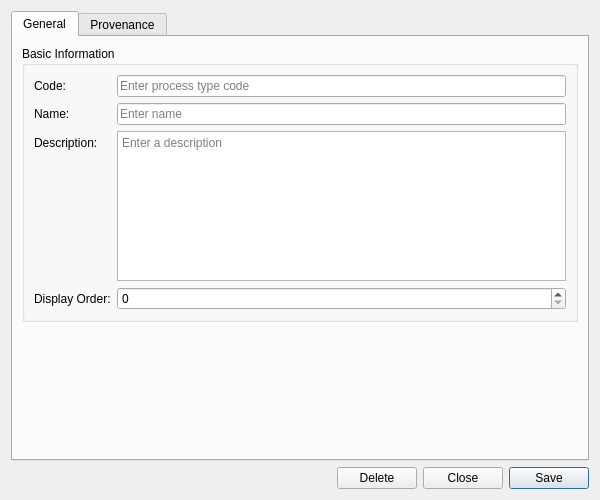
<?xml version="1.0" encoding="UTF-8"?>
<ui version="4.0">
 <class>YieldCurveProcessTypeDetailDialog</class>
 <widget class="QWidget" name="YieldCurveProcessTypeDetailDialog">
  <property name="geometry">
   <rect>
    <x>0</x>
    <y>0</y>
    <width>600</width>
    <height>500</height>
   </rect>
  </property>
  <property name="sizePolicy">
   <sizepolicy hsizetype="Preferred" vsizetype="Preferred">
    <horstretch>0</horstretch>
    <verstretch>0</verstretch>
   </sizepolicy>
  </property>
  <property name="minimumSize">
   <size>
    <width>600</width>
    <height>500</height>
   </size>
  </property>
  <property name="windowTitle">
   <string>Yield Curve Process Type Details</string>
  </property>
  <layout class="QVBoxLayout" name="verticalLayout">
   <item>
    <widget class="QTabWidget" name="tabWidget">
     <property name="currentIndex"><number>0</number></property>
     <widget class="QWidget" name="generalTab">
      <attribute name="title"><string>General</string></attribute>
      <layout class="QVBoxLayout" name="generalLayout">
       <item>
        <widget class="QGroupBox" name="basicInfoGroup">
         <property name="title">
          <string>Basic Information</string>
         </property>
         <layout class="QFormLayout" name="formLayout">
          <item row="0" column="0">
           <widget class="QLabel" name="labelCode">
            <property name="text">
             <string>Code:</string>
            </property>
           </widget>
          </item>
          <item row="0" column="1">
           <widget class="QLineEdit" name="codeEdit">
            <property name="placeholderText">
             <string>Enter process type code</string>
            </property>
            <property name="readOnly">
             <bool>true</bool>
            </property>
           </widget>
          </item>
          <item row="1" column="0">
           <widget class="QLabel" name="labelName">
            <property name="text">
             <string>Name:</string>
            </property>
           </widget>
          </item>
          <item row="1" column="1">
           <widget class="QLineEdit" name="nameEdit">
            <property name="placeholderText">
             <string>Enter name</string>
            </property>
           </widget>
          </item>
          <item row="2" column="0">
           <widget class="QLabel" name="labelDescription">
            <property name="text">
             <string>Description:</string>
            </property>
           </widget>
          </item>
          <item row="2" column="1">
           <widget class="QPlainTextEdit" name="descriptionEdit">
            <property name="minimumSize">
             <size>
              <width>0</width>
              <height>80</height>
             </size>
            </property>
            <property name="maximumSize">
             <size>
              <width>16777215</width>
              <height>150</height>
             </size>
            </property>
            <property name="placeholderText">
             <string>Enter a description</string>
            </property>
           </widget>
          </item>
          <item row="3" column="0">
           <widget class="QLabel" name="labelDisplayOrder">
            <property name="text">
             <string>Display Order:</string>
            </property>
           </widget>
          </item>
          <item row="3" column="1">
           <widget class="QSpinBox" name="displayOrderEdit">
            <property name="minimum">
             <number>0</number>
            </property>
            <property name="maximum">
             <number>9999</number>
            </property>
           </widget>
          </item>
         </layout>
        </widget>
       </item>
       <item>
        <spacer name="verticalSpacer">
         <property name="orientation">
          <enum>Qt::Vertical</enum>
         </property>
         <property name="sizeHint" stdset="0">
          <size>
           <width>20</width>
           <height>40</height>
          </size>
         </property>
        </spacer>
       </item>
      </layout>
     </widget>
     <widget class="QWidget" name="provenanceTab">
      <attribute name="title"><string>Provenance</string></attribute>
      <layout class="QVBoxLayout" name="provenanceTabLayout">
       <item>
        <widget class="ores::qt::ProvenanceWidget" name="provenanceWidget" native="true"/>
       </item>
      </layout>
     </widget>
    </widget>
   </item>
   <item>
    <layout class="QHBoxLayout" name="buttonLayout">
     <item>
      <spacer name="horizontalSpacer">
       <property name="orientation">
        <enum>Qt::Horizontal</enum>
       </property>
       <property name="sizeHint" stdset="0">
        <size>
         <width>40</width>
         <height>20</height>
        </size>
       </property>
      </spacer>
     </item>
     <item>
      <widget class="QPushButton" name="deleteButton">
       <property name="text">
        <string>Delete</string>
       </property>
      </widget>
     </item>
     <item>
      <widget class="QPushButton" name="closeButton">
       <property name="text">
        <string>Close</string>
       </property>
      </widget>
     </item>
     <item>
      <widget class="QPushButton" name="saveButton">
       <property name="text">
        <string>Save</string>
       </property>
       <property name="default">
        <bool>true</bool>
       </property>
      </widget>
     </item>
    </layout>
   </item>
  </layout>
 </widget>
 <customwidgets>
  <customwidget>
   <class>ores::qt::ProvenanceWidget</class>
   <extends>QWidget</extends>
   <header>ores.qt/ProvenanceWidget.hpp</header>
  </customwidget>
 </customwidgets>
 <resources/>
 <connections/>
</ui>
